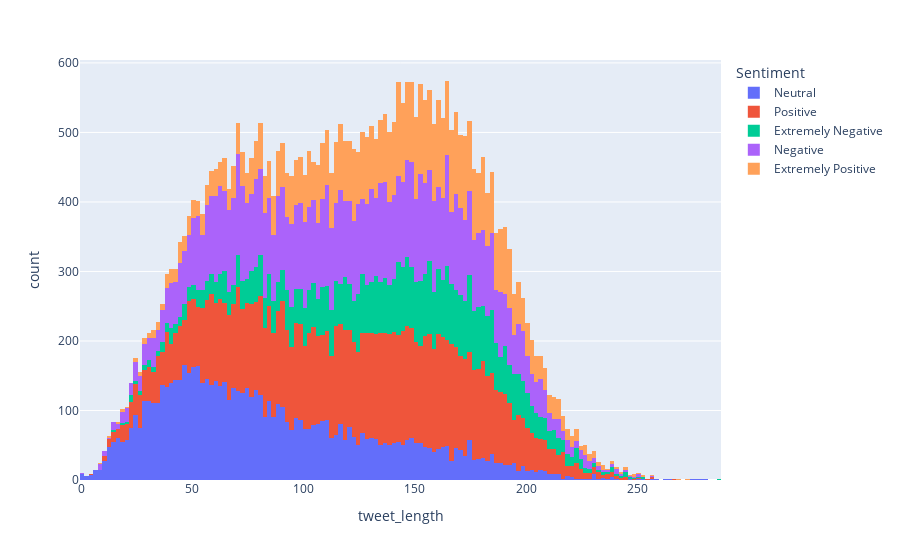

The cell this chart's notebook holds for it:
### Code cell
fig = px.histogram(tweets, "tweet_length", color="Sentiment",)
fig.show()

### Figure 1 — Plotly figure (JSON) as saved in the notebook; plotly's stock layout.template omitted (floating-point values rounded to 4 significant figures; data arrays with more than 128 entries replaced by an {"elided": "..."} marker saying what was removed)
{"data": [{"alignmentgroup": "True", "bingroup": "x", "hovertemplate": "Sentiment=Neutral<br>tweet_length=%{x}<br>count=%{y}<extra></extra>", "legendgroup": "Neutral", "marker": {"color": "#636efa"}, "name": "Neutral", "offsetgroup": "Neutral", "orientation": "v", "showlegend": true, "type": "histogram", "x": {"elided": "7713 int values"}, "xaxis": "x", "yaxis": "y"}, {"alignmentgroup": "True", "bingroup": "x", "hovertemplate": "Sentiment=Positive<br>tweet_length=%{x}<br>count=%{y}<extra></extra>", "legendgroup": "Positive", "marker": {"color": "#EF553B"}, "name": "Positive", "offsetgroup": "Positive", "orientation": "v", "showlegend": true, "type": "histogram", "x": {"elided": "11422 int values"}, "xaxis": "x", "yaxis": "y"}, {"alignmentgroup": "True", "bingroup": "x", "hovertemplate": "Sentiment=Extremely Negative<br>tweet_length=%{x}<br>count=%{y}<extra></extra>", "legendgroup": "Extremely Negative", "marker": {"color": "#00cc96"}, "name": "Extremely Negative", "offsetgroup": "Extremely Negative", "orientation": "v", "showlegend": true, "type": "histogram", "x": {"elided": "5481 int values"}, "xaxis": "x", "yaxis": "y"}, {"alignmentgroup": "True", "bingroup": "x", "hovertemplate": "Sentiment=Negative<br>tweet_length=%{x}<br>count=%{y}<extra></extra>", "legendgroup": "Negative", "marker": {"color": "#ab63fa"}, "name": "Negative", "offsetgroup": "Negative", "orientation": "v", "showlegend": true, "type": "histogram", "x": {"elided": "9917 int values"}, "xaxis": "x", "yaxis": "y"}, {"alignmentgroup": "True", "bingroup": "x", "hovertemplate": "Sentiment=Extremely Positive<br>tweet_length=%{x}<br>count=%{y}<extra></extra>", "legendgroup": "Extremely Positive", "marker": {"color": "#FFA15A"}, "name": "Extremely Positive", "offsetgroup": "Extremely Positive", "orientation": "v", "showlegend": true, "type": "histogram", "x": {"elided": "6624 int values"}, "xaxis": "x", "yaxis": "y"}], "layout": {"barmode": "relative", "legend": {"title": {"text": "Sentiment"}, "tracegroupgap": 0}, "margin": {"t": 60}, "xaxis": {"anchor": "y", "domain": [0, 1], "title": {"text": "tweet_length"}}, "yaxis": {"anchor": "x", "domain": [0, 1], "title": {"text": "count"}}}}
